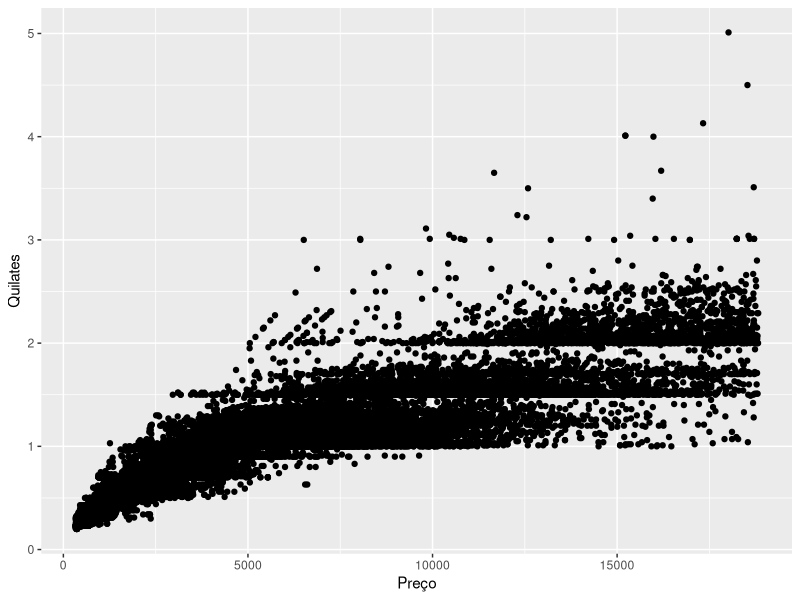
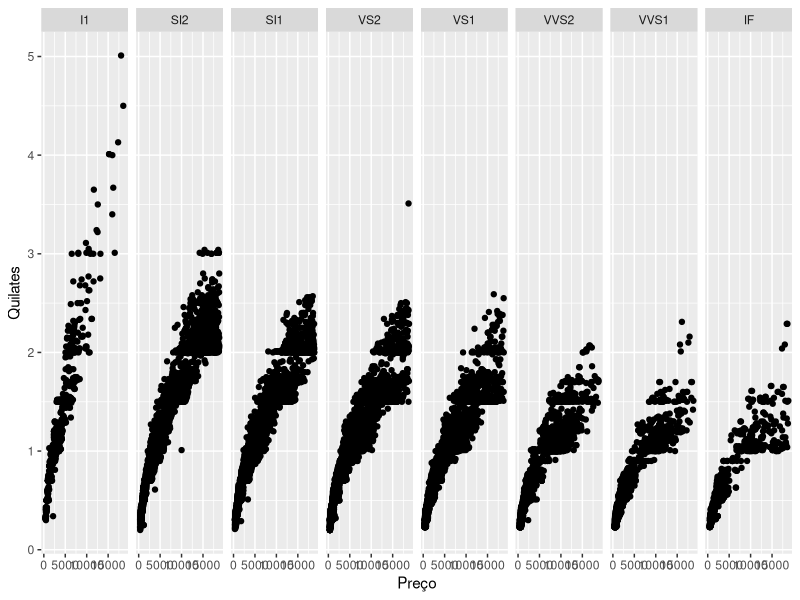
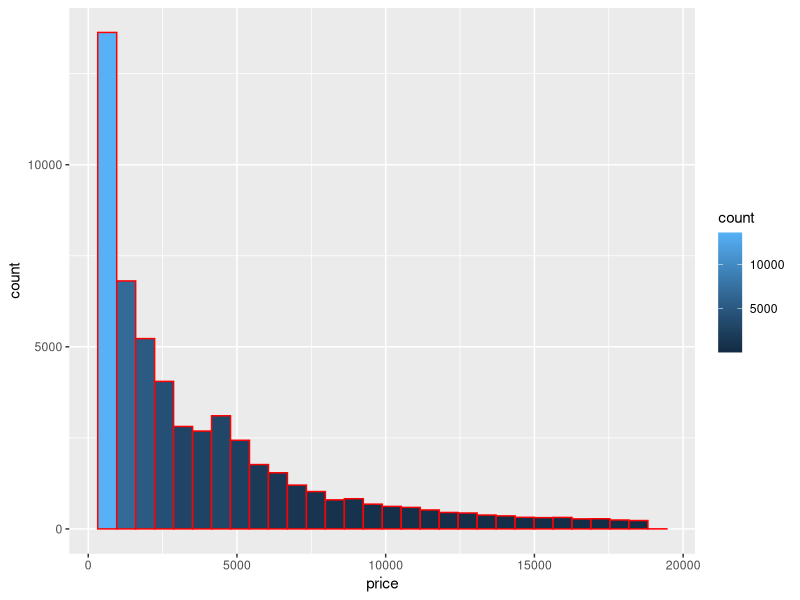
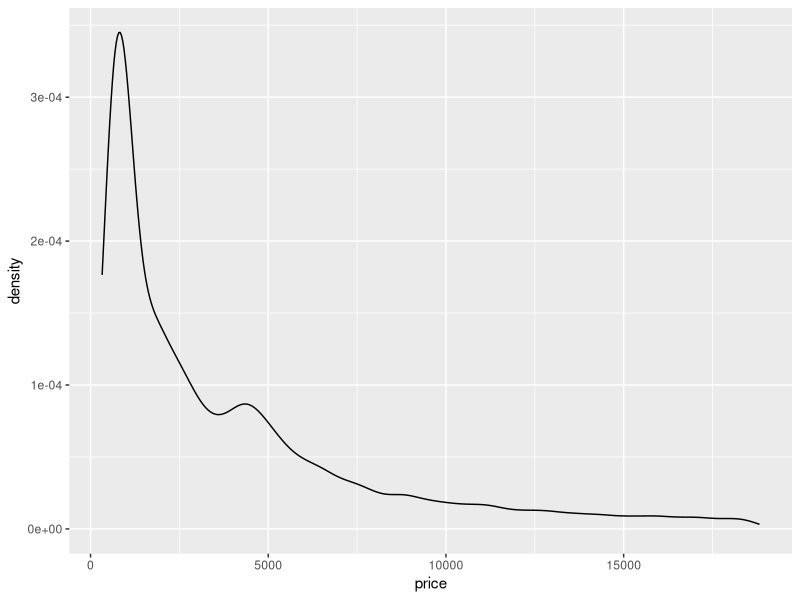
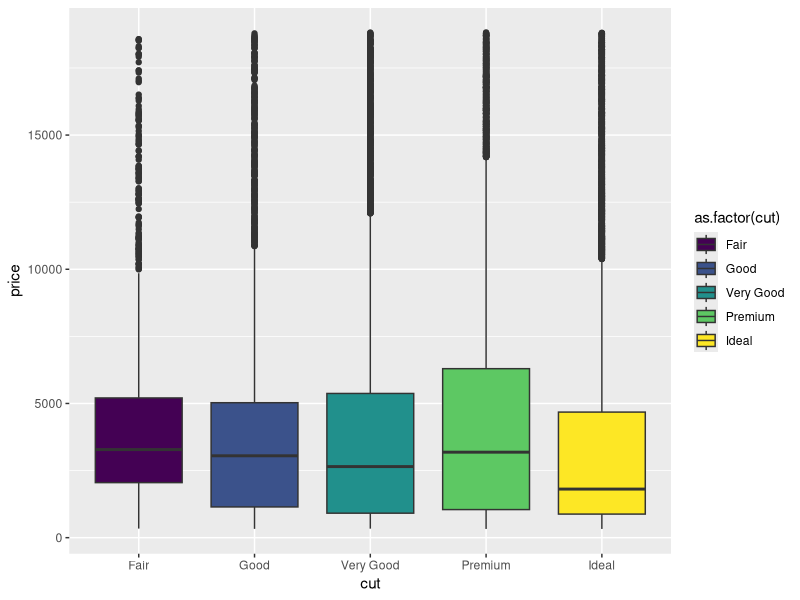

The R source for these figures, in order: (Note: this script raises an error after producing the figures.)
library(ggplot2)
library(lubridate)
library(dplyr)
library(tidyr)

#Diamonds
#1
#Se não for especificado no nível superior da plotagem, são mapping e data

#2
diamonds %>% 
  ggplot(aes(x = price, y = carat)) + geom_point() + xlab("Preço") +  ylab("Quilates")

#3
diamonds %>% 
  ggplot(aes(x = price, y = carat)) + geom_point() + xlab("Preço") +  ylab("Quilates") + facet_grid(.~clarity)

#4
#Se não for especificado no nível superior da plotagem, são mapping e data

#5
diamonds %>% 
ggplot(aes(x = price)) + geom_histogram(col = "red", aes(fill=..count..))

#6
diamonds %>% 
  ggplot(aes(x = price)) + geom_density()

#7
#Se não for especificado no nível superior da plotagem, são mapping e data

#8
diamonds %>% 
  ggplot(aes(x = cut, y = price, fill = as.factor(cut))) + geom_boxplot()

#9
diamonds %>% 
  ggplot(aes(x = cut, y = price)) + geom_boxplot() + scale_colour_manual(values=cbPalette )

#10
#Se não for especificado no nível superior da plotagem, são mapping e data

#11
diamonds %>% 
  ggplot(aes(x = as.factor(color))) + geom_bar()

#Economics

#12
economics %>% 
  ggplot(aes(x = uempmed, y = unemploy)) + geom_point() + xlab("Semanas") +  ylab("Número de Desempregados")

#13
economics %>% 
  mutate(Ano = year(date)) %>% 
  ggplot(aes(x = uempmed, y = unemploy), colours = Ano) + geom_point() + xlab("Ano") +  ylab("Número de Desempregados")

#14
economics %>% 
  ggplot(aes(x = date, y = unemploy)) + geom_line() + xlab("Ano") +  ylab("Número de Desempregados")

#15
economics %>% 
  mutate(Ano = year(date)) %>% 
  group_by(Ano) %>% 
  summarise(med = mean(unemploy)) %>% 
  ggplot(aes(x = Ano, y = med)) + geom_line() + xlab("Ano") +  ylab("Número de Desempregados")

#16
economics %>% 
  mutate(Ano = year(date)) %>% 
  group_by(Ano) %>% 
  summarise(med = median(unemploy), 
            qmin = quantile(unemploy, 0.01), 
            qmax = quantile(unemploy, 0.99)) %>% 
  ggplot(aes(x = Ano, y = med)) + geom_line() + xlab("Ano") +  ylab("Número de Desempregados") + geom_ribbon(aes(ymin = qmin , ymax = qmax), alpha = 0.2)

#17
economics %>%
  mutate(txa_desemprego = unemploy/pop) %>% 
  select(date,pce,psavert,txa_desemprego) %>% 
  gather(key = variavel, value = valor, pce, psavert, txa_desemprego) %>% 
  ggplot(aes(x = date, y = valor)) + geom_line() + facet_grid(variavel~., scales = "free")
  


